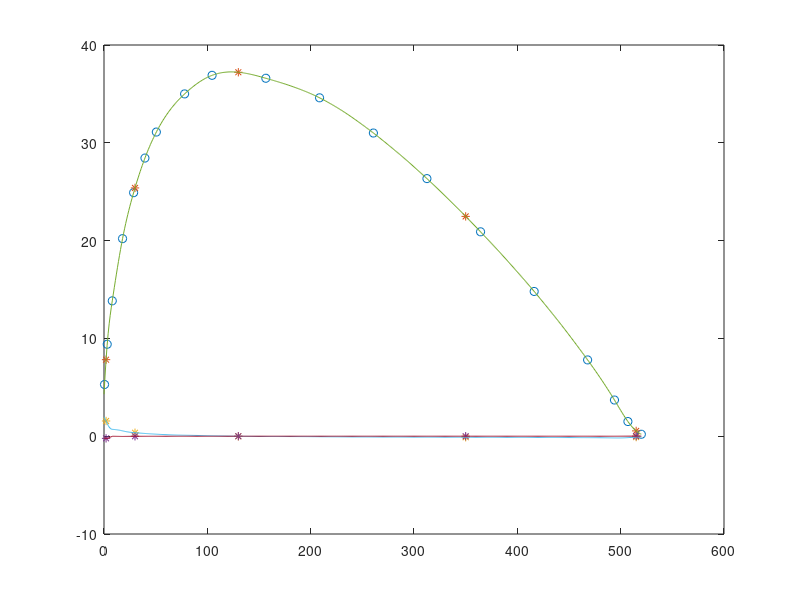

The MATLAB script that drew this image:
x = [0.520 3.1   8.0 17.95 28.65 39.62 50.65 78 104.6 156.6 208.6 260.7 312.50 364.4 416.3 468 494 507 520]
y = [5.288 9.4 13.84 20.20 24.90 28.44 31.10 35  36.9  36.6  34.6  31.0  26.34  20.9  14.8 7.8 3.7 1.5 0.2]
dy0 = 1.86548
dyn = -0.046115
xi = [2 30 130 350 515]
xt = 0 : 520;
pp = csape(x, y, 'complete', [dy0, dyn]);
yi = ppval(pp, xi)
yt = ppval(pp, xt);
ppder = fnder(pp);
yider = ppval(ppder, xi)
ytder = ppval(ppder, xt);
ppder2 = fnder(ppder);
yider2 = ppval(ppder2, xi)
ytder2 = ppval(ppder2, xt);
plot(x, y, 'o', xi, yi, '*', xi, yider, '*', xi, yider2, '*', xt, yt, xt, ytder, xt, ytder2);